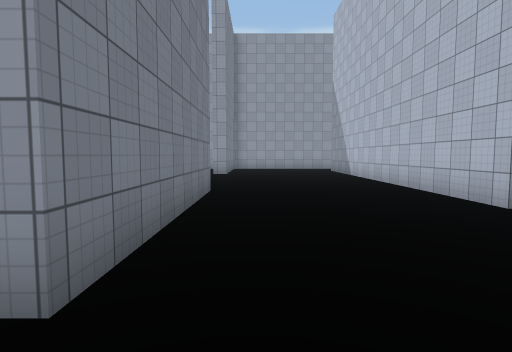
[1] (above)

23 first-person views from a walk through a scene from a Unity 3-D project. The camera is 1.5 m above the floor, tilts 4° down and sees 80° across. The floor is counted in squares, 2 m on a side. Each view is taken from the middle of a square. On the plan, view 1 faces up. The plan holds only what a view shows up to about 10 squares ahead; the rest is blank. The place goes on beyond the plan. The player is left out. Surface patterns are stand-ins for the level's own textures.

[2]
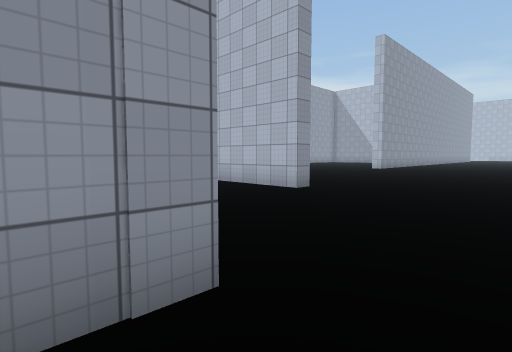

[3]
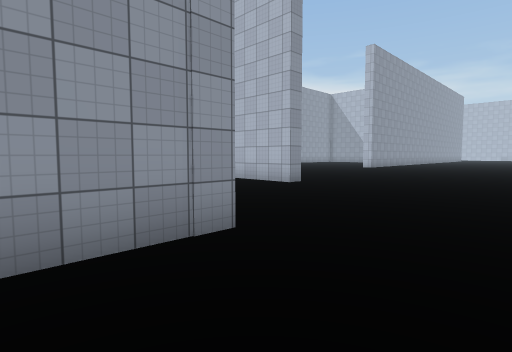

[4]
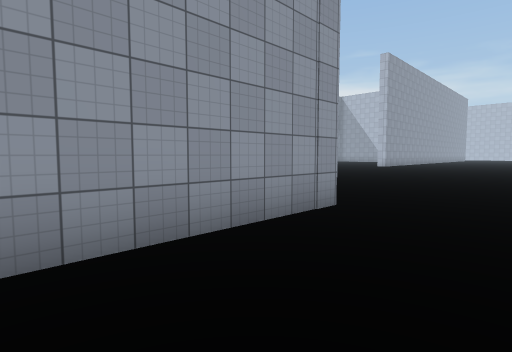

[5]
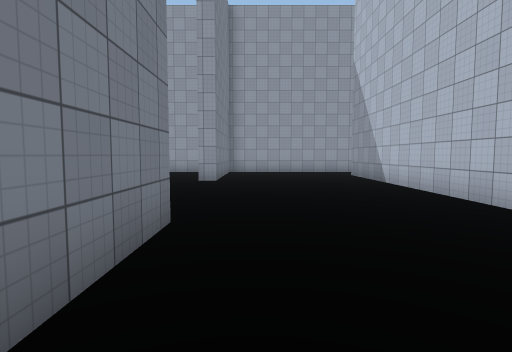

[6]
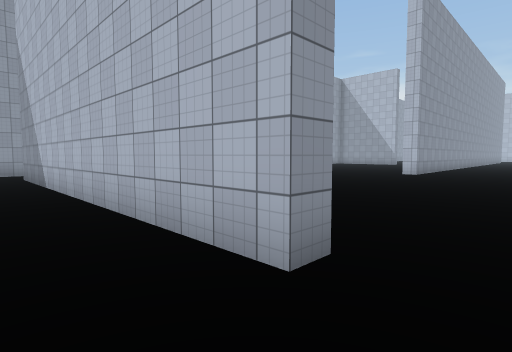

[7]
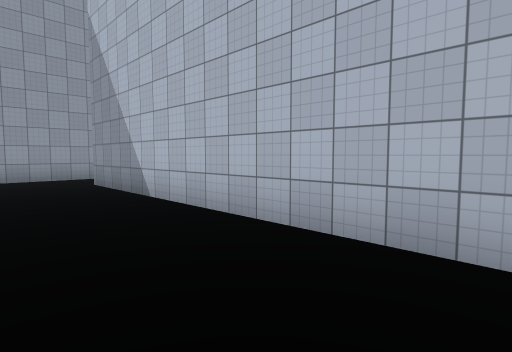

[8]
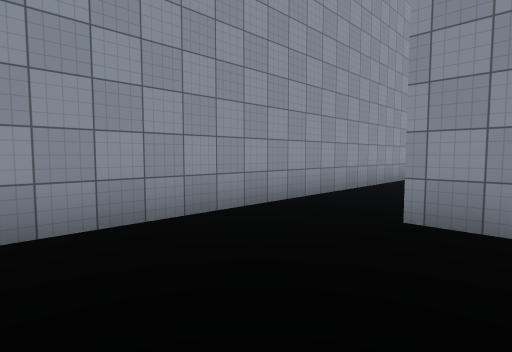

[9]
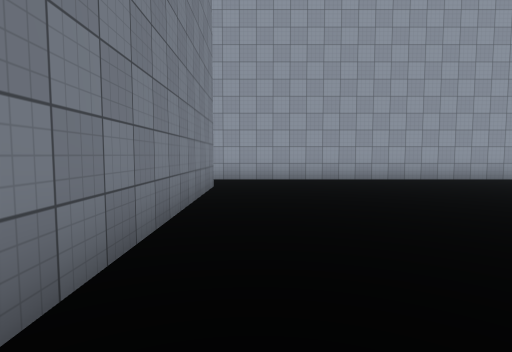

[10]
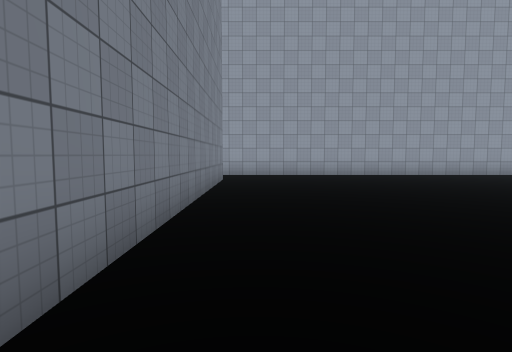

[11]
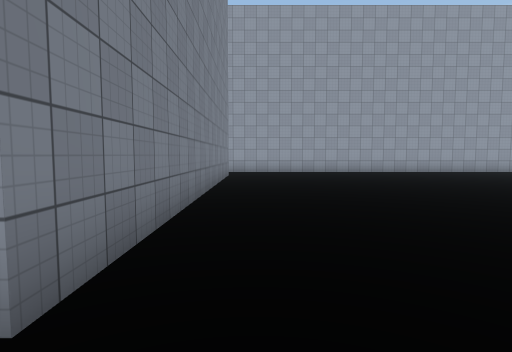

[12]
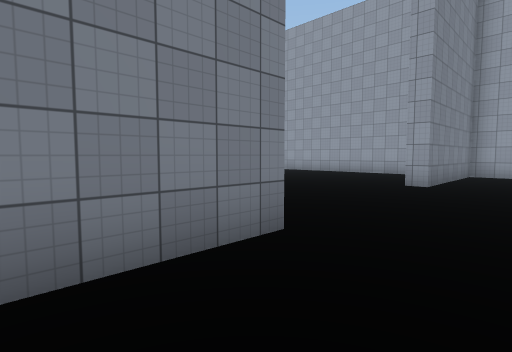

[13]
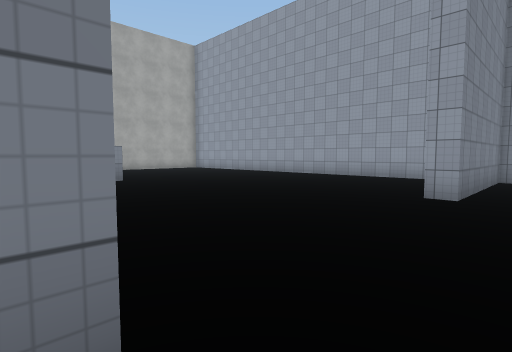

[14]
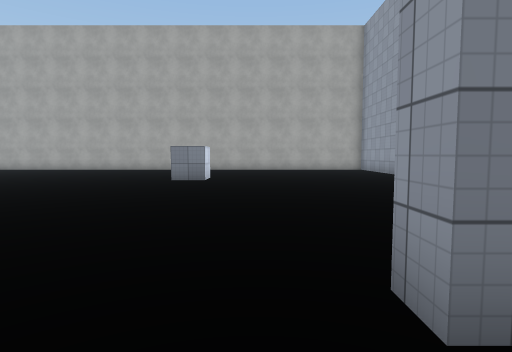

[15]
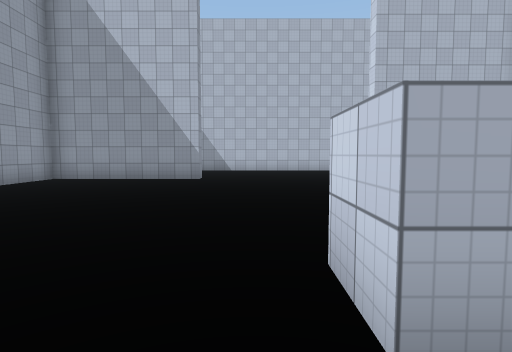

[16]
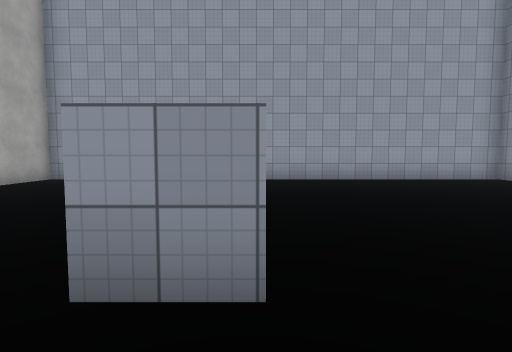

[17]
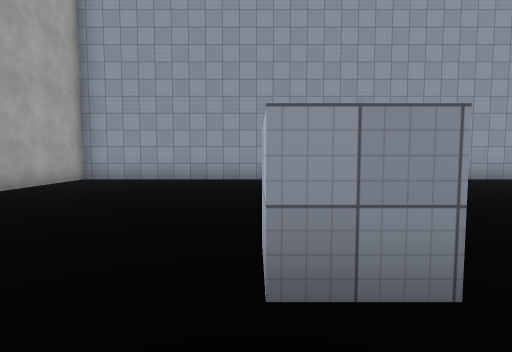

[18]
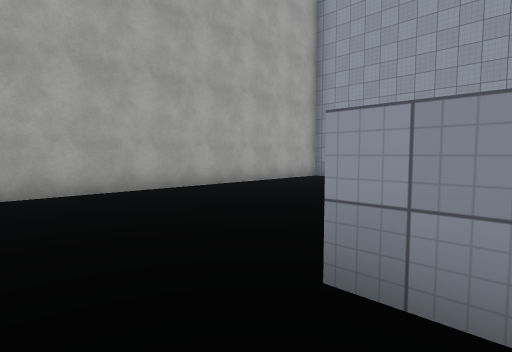

[19]
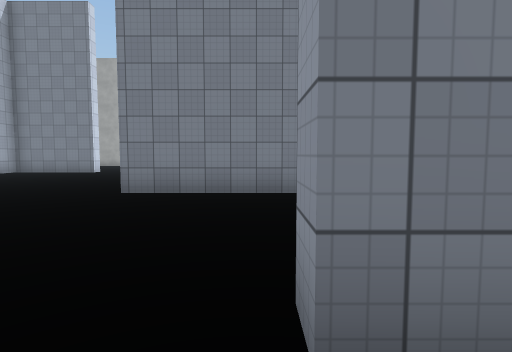

[20]
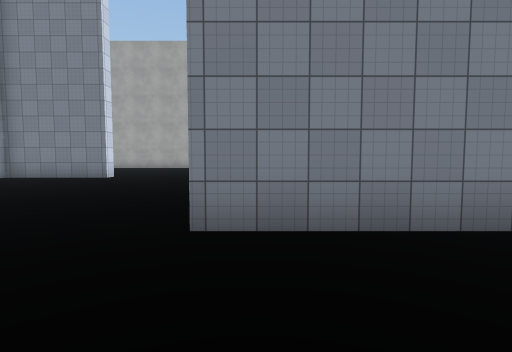

[21]
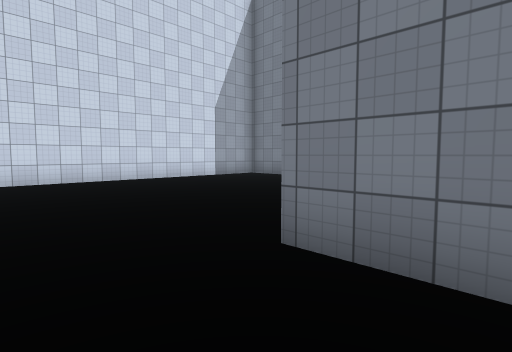

[22]
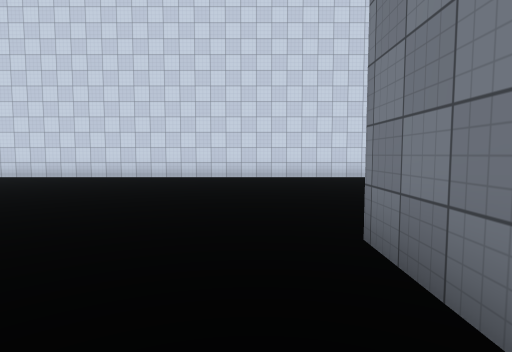

[23]
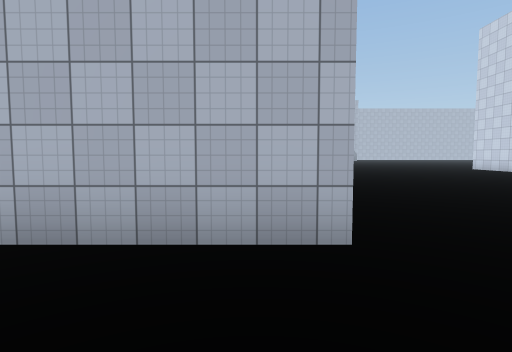

### Floor plan
Points are (right, up) in squares from view 1. A wall is a line through its corners. A room is listed if a view was taken in it or the views show most of it. See-through windows are left out.
Room 1 (views 1, 2, 3, 4, 5, 6, 7, 9, 10, 11, 12, 13, 19, 20, 21, 22, 23)
walls: (12.9, 16.2) (3.4, 16.2); (4, 14.2) (4, 4.2) (3.5, 4.2) (3.5, 7.5); (-0.9, 6.4) (-0.9, 1.4) (-4.9, 1.4); (-4.1, -6.1) (0.2, -6.1); (-7.9, -2.8) (-7.9, -6.2)
ways out: opening at (-7, -0.5) to room 2; opening at (1.5, 6.8) to room 2; opening at (4, 15.5) to room 2
Room 2 (views 8, 14, 15, 16, 17, 18)
walls: (-8.9, 8.5) (-10, 8.5) (-10, 9.5) (-8.9, 9.5) (-8.9, 8.5); (3.5, 7.5) (3.5, 14.2); (3.4, 16.2) (-1.1, 16.2) (-1.1, 11.8) (-1.6, 11.8) (-1.6, 16.2) (-15.2, 16.2) (-15.2, 7.5)
ways out: opening at (-7, -0.5) to room 1; opening at (1.5, 6.8) to room 1; opening at (4, 15.5) to room 1

Positions as (right, up) in squares from view 1, and headings:
1: (0, 0), facing up
2: (-2, 0), facing up-right
3: (-3, -1), facing up-right
4: (-5, -1), facing up-right
5: (0, 3), facing up
6: (2, 3), facing up-right
7: (1, 6), facing up-right
8: (0, 13), facing up-right
9: (5, 7), facing up
10: (5, 5), facing up
11: (5, 3), facing up
12: (1, 4), facing up-left
13: (0, 6), facing up-left
14: (0, 11), facing left
15: (-11, 10), facing right
16: (-9, 7), facing up
17: (-10, 7), facing up
18: (-9, 7), facing up-left
19: (5, 4), facing left
20: (2, 2), facing left
21: (1, 3), facing down-left
22: (0, 4), facing down
23: (1, 5), facing right
